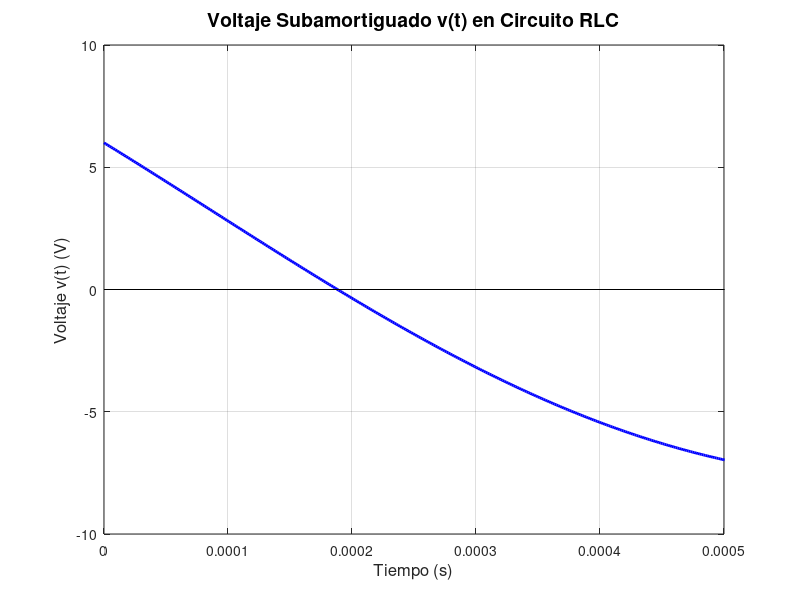

The MATLAB script that drew this image:
% =========================================================================
% GRÁFICA DE v(t) - EJE X CLARO
% =========================================================================

% --- 1. Definición de Parámetros y Constantes ---
R = 100;    % Ohms
L = 10e-3;  % Henrios
C = 10e-6;  % Faradios
A = 6.0;    % Voltios
B = -9.0;   % Voltios

% Constantes calculadas
alpha = 1/(2*R*C); % Factor de decaimiento (5000)
omega_d = sqrt(1/(L*C) - alpha^2); % Frecuencia amortiguada (8660.25404)

% --- 2. Definición de la Función v(t) ---
v = @(t) exp(-alpha.*t) .* (A.*cos(omega_d.*t) + B.*sin(omega_d.*t));

% 3. Vector de tiempo de 0 a 1.5ms (0.0015s)
t = linspace(0, 0.0015, 1000); % Aumentado a 1000 puntos para suavidad

% 4. Graficar y configurar
figure;
plot(t, v(t), 'b', 'LineWidth', 2);
hold on;

% Dibujar el Eje X (y=0) para ver los cortes
plot([0,0.01], [0, 0], 'k-');

% Etiquetas y títulos
xlabel('Tiempo (s)', 'fontsize', 12);
ylabel('Voltaje v(t) (V)', 'fontsize', 12);
title('Voltaje Subamortiguado v(t) en Circuito RLC', 'fontsize', 14);

% Aplicar límites
ylim([-10, 10]);
xlim([0, 0.0005]);

grid on;
hold off;
